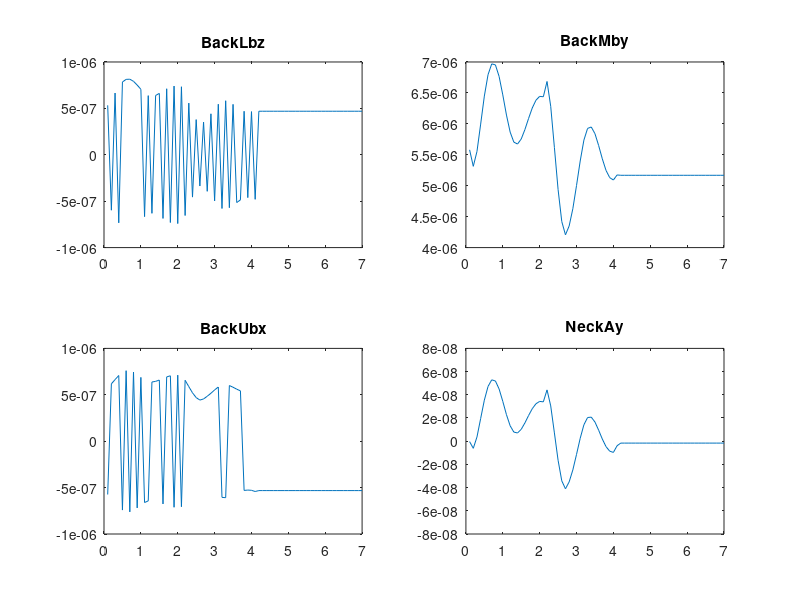
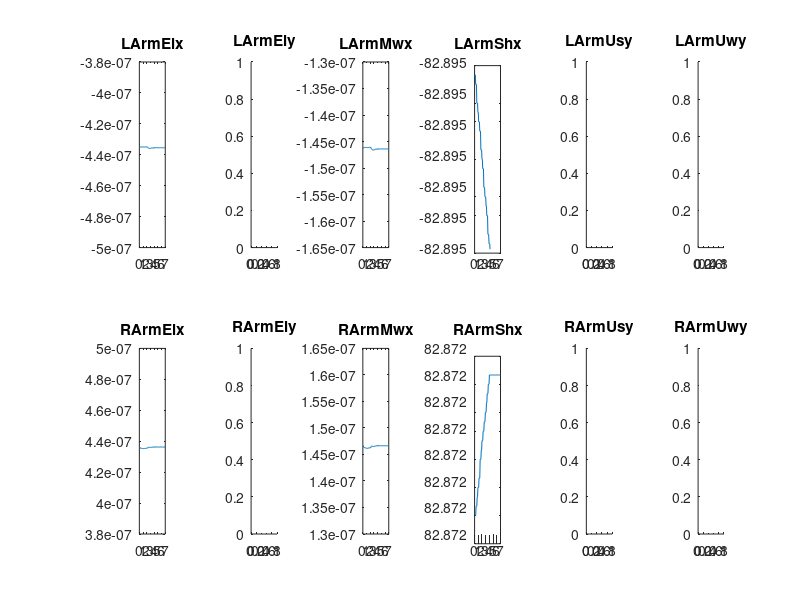
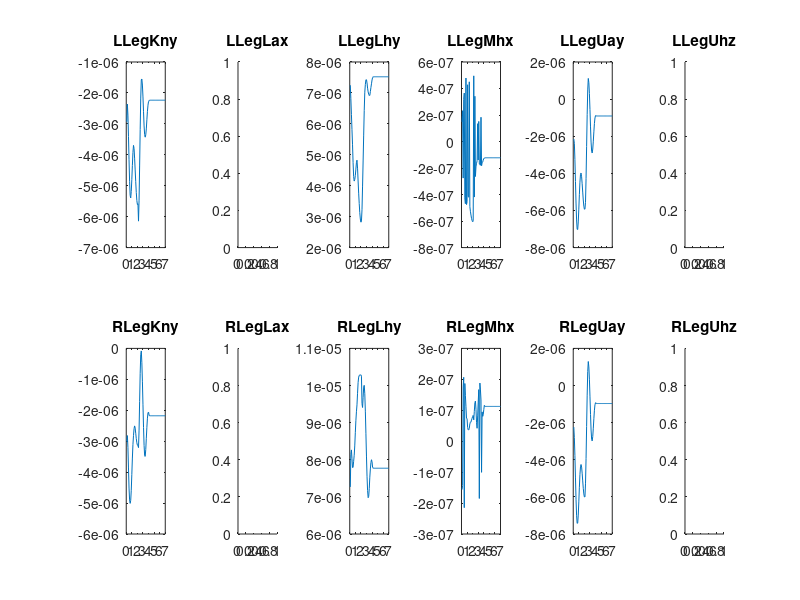

These charts were generated, in order, by the following MATLAB code:
clear all
clc
load('500X2S_LLL.mat')
x=1:length(BackLbz);
t=x/10;
% plot 3 back 1 neck
figure;
subplot(2,2,1)
plot(t,rad2deg(BackLbz))
title('BackLbz')
subplot(2,2,2)
plot(t,rad2deg(BackMby))
title('BackMby')
subplot(2,2,3)
plot(t,rad2deg(BackUbx))
title('BackUbx')
subplot(2,2,4)
plot(t,rad2deg(NeckAy))
title('NeckAy')

% plot 6 LArm 6 RArm
figure;
subplot(2,6,1)
plot (t,rad2deg(LArmElx))
title('LArmElx')
subplot(2,6,2)
%plot (t,rad2deg(LArmEly))
title('LArmEly')
subplot(2,6,3)
plot (t,rad2deg(LArmMwx))
title('LArmMwx')
subplot(2,6,4)
plot (t,rad2deg(LArmShx))
title('LArmShx')
subplot(2,6,5)
%plot (t,rad2deg(LArmUsy))
title('LArmUsy')
subplot(2,6,6)
%plot (t,rad2deg(LArmUwy))
title('LArmUwy')
subplot(2,6,7)
plot (t,rad2deg(RArmElx))
title('RArmElx')
subplot(2,6,8)
%plot (t,rad2deg(RArmEly))
title('RArmEly')
subplot(2,6,9)
plot (t,rad2deg(RArmMwx))
title('RArmMwx')
subplot(2,6,10)
plot (t,rad2deg(RArmShx))
title('RArmShx')
subplot(2,6,11)
%plot (t,rad2deg(RArmUsy))
title('RArmUsy')
subplot(2,6,12)
%plot (t,rad2deg(RArmUwy))
title('RArmUwy')

% plot 6 LLeg 6 RLeg
figure;
subplot(2,6,1)
plot (t,rad2deg(LLegKny))
title('LLegKny')
subplot(2,6,2)
%plot (t,rad2deg(LLegLax))
title('LLegLax')
subplot(2,6,3)
plot (t,rad2deg(LLegLhy))
title('LLegLhy')
subplot(2,6,4)
plot (t,rad2deg(LLegMhx))
title('LLegMhx')
subplot(2,6,5)
plot (t,rad2deg(LLegUay))
title('LLegUay')
subplot(2,6,6)
%plot (t,rad2deg(LLegUhz))
title('LLegUhz')
subplot(2,6,7)
plot (t,rad2deg(RLegKny))
title('RLegKny')
subplot(2,6,8)
%plot (t,rad2deg(RLegLax))
title('RLegLax')
subplot(2,6,9)
plot (t,rad2deg(RLegLhy))
title('RLegLhy')
subplot(2,6,10)
plot (t,rad2deg(RLegMhx))
title('RLegMhx')
subplot(2,6,11)
plot (t,rad2deg(RLegUay))
title('RLegUay')
subplot(2,6,12)
%plot (t,rad2deg(RLegUhz))
title('RLegUhz')
